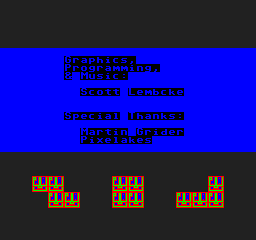

Rendered tile map (Tiled .tmx) drawn with the repository's tilesets; below, a short description and the map source with its tile grids summarised:
An orthogonal 32x30 tile map with 8x8 px tiles, 1 tile layer (Tile Layer 1), 2 tilesets.

<map version="1.0" orientation="orthogonal" width="32" height="30" tilewidth="8" tileheight="8">
 <tileset firstgid="1" name="neschar" tilewidth="8" tileheight="8">
  <image source="neschar.png" width="128" height="64" />
 </tileset>
 <tileset firstgid="129" name="sheet1" tilewidth="8" tileheight="8">
  <image source="sheet1.png" width="128" height="64" />
 </tileset>
 <layer name="Tile Layer 1" width="32" height="30">
  <data>[960 cells, 960 non-empty, 39 distinct tile ids]</data>
 </layer>
</map>